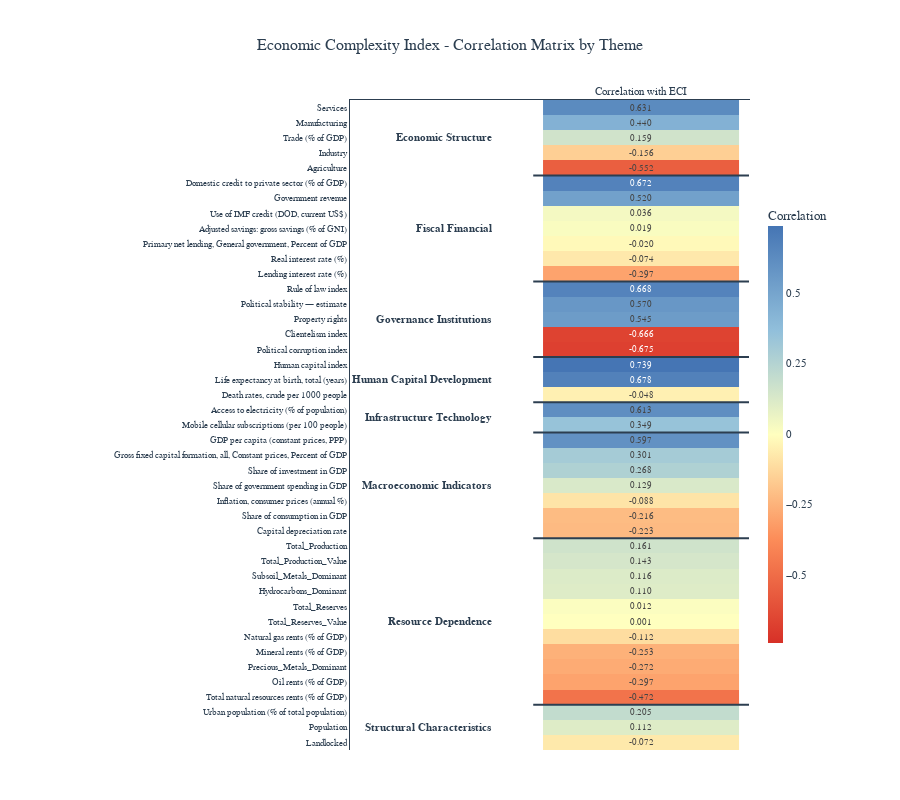

Notebook source saved alongside this figure:
### Markdown cell above
## Heatmap

### Code cell
import plotly.graph_objects as go
import pandas as pd

def create_eci_correlation_heatmap(df, variable_groups, exclude_groups=['identifiers', 'economic_complexity_index']):
    """
    Create a heatmap showing ECI correlation with all variables, grouped by theme
    """
    
    # Collect all variables with their themes and correlations
    data_list = []
    
    for group_name, vars_list in variable_groups.items():
        if group_name in exclude_groups:
            continue
        
        existing_vars = [v for v in vars_list if v in df.columns]
        
        for var in existing_vars:
            # Calculate correlation
            corr = df[['Economic Complexity Index', var]].corr().iloc[0, 1]
            
            data_list.append({
                'Theme': group_name.replace('_', ' ').title(),
                'Variable': var,
                'Correlation': corr
            })
    
    # Create dataframe
    corr_df = pd.DataFrame(data_list)
    
    # Sort by theme first, then by correlation within each theme
    corr_df = corr_df.sort_values(['Theme', 'Correlation'], ascending=[True, False])
    
    # Reset index to get proper ordering
    corr_df = corr_df.reset_index(drop=True)
    
    # Create the heatmap data
    z_values = corr_df['Correlation'].values.reshape(-1, 1)
    y_labels = corr_df['Variable'].tolist()
    
    # Create heatmap
    fig = go.Figure(data=go.Heatmap(
        z=z_values,
        y=y_labels,
        x=['Correlation with ECI'],
        colorscale=[
            [0, '#D73027'],      # Strong negative (red)
            [0.25, '#FC8D59'],   # Moderate negative (orange)
            [0.5, '#FFFFBF'],    # Near zero (light yellow)
            [0.75, '#91BFDB'],   # Moderate positive (light blue)
            [1, '#4575B4']       # Strong positive (dark blue)
        ],
        zmid=0,
        text=z_values,
        texttemplate='%{text:.3f}',
        textfont={"size": 9},
        colorbar=dict(
            title="Correlation",
            tickmode="linear",
            tick0=-1,
            dtick=0.25,
            thickness=15,
            len=0.7
        ),
        hovertemplate='<b>%{y}</b><br>Correlation: %{z:.3f}<extra></extra>'
    ))
    
    # Find theme boundaries and create separators
    theme_boundaries = []
    theme_midpoints = []
    theme_labels = []
    
    current_theme = None
    theme_start = 0
    
    for idx, row in corr_df.iterrows():
        if current_theme != row['Theme']:
            if current_theme is not None:
                # Add boundary line
                theme_boundaries.append(idx - 0.5)
                # Calculate midpoint for previous theme
                theme_midpoints.append((theme_start + idx - 1) / 2)
                theme_labels.append(current_theme)
            
            current_theme = row['Theme']
            theme_start = idx
    
    # Add last theme
    if current_theme is not None:
        theme_midpoints.append((theme_start + len(corr_df) - 1) / 2)
        theme_labels.append(current_theme)
    
    # Update layout
    fig.update_layout(
        title={
            'text': 'Economic Complexity Index - Correlation Matrix by Theme',
            'x': 0.5,
            'xanchor': 'center',
            'font': {'size': 16, 'color': '#2C3E50', 'family': 'Arial, sans-serif'}
        },
        xaxis=dict(
            side='top',
            showgrid=False,
            showline=True,
            linecolor='#2C3E50',
            linewidth=1
        ),
        yaxis=dict(
            showgrid=False,
            showline=True,
            linecolor='#2C3E50',
            linewidth=1,
            tickfont=dict(size=9),
            autorange='reversed'  # This ensures top to bottom ordering
        ),
        plot_bgcolor='white',
        paper_bgcolor='white',
        font=dict(family="Arial, sans-serif", size=11, color='#2C3E50'),
        height=max(800, len(y_labels) * 18),
        width=900,
        margin=dict(l=350, r=150, t=100, b=50)
    )
    
    # Add horizontal lines to separate themes
    shapes = []
    for boundary in theme_boundaries:
        shapes.append(dict(
            type='line',
            x0=-0.55, x1=0.55,
            y0=boundary, y1=boundary,
            line=dict(color='#2C3E50', width=2),
            xref='x',
            yref='y'
        ))
    
    fig.update_layout(shapes=shapes)
    
    # Add theme labels on the left side
    annotations = []
    for label, midpoint in zip(theme_labels, theme_midpoints):
        annotations.append(dict(
            x=-0.75,
            y=midpoint,
            text=f'<b>{label}</b>',
            showarrow=False,
            xanchor='right',
            yanchor='middle',
            font=dict(size=11, color='#2C3E50', family='Arial, sans-serif'),
            xref='x',
            yref='y',
            textangle=0
        ))
    
    fig.update_layout(annotations=annotations)
    
    return fig, corr_df

# Create the heatmap
fig, corr_data = create_eci_correlation_heatmap(master, variable_groups)
fig.show()

# Print summary statistics
print("\nCorrelation Summary by Theme:")
print(corr_data.groupby('Theme')['Correlation'].agg(['mean', 'min', 'max']).round(3))

print("\n\nTop 10 Positive Correlations with ECI:")
print(corr_data.nlargest(10, 'Correlation')[['Variable', 'Theme', 'Correlation']].to_string(index=False))

print("\n\nTop 10 Negative Correlations with ECI:")
print(corr_data.nsmallest(10, 'Correlation')[['Variable', 'Theme', 'Correlation']].to_string(index=False))

# Save
# fig.write_html('eci_correlation_heatmap.html')
# fig.write_image('eci_correlation_heatmap.png', width=900, height=1400, scale=2)

### Figure 1 — Plotly figure (JSON) as saved in the notebook; plotly's stock layout.template omitted (floating-point values rounded to 4 significant figures)
{"data": [{"colorbar": {"dtick": 0.25, "len": 0.7, "thickness": 15, "tick0": -1, "tickmode": "linear", "title": {"text": "Correlation"}}, "colorscale": [[0, "#D73027"], [0.25, "#FC8D59"], [0.5, "#FFFFBF"], [0.75, "#91BFDB"], [1, "#4575B4"]], "hovertemplate": "<b>%{y}</b><br>Correlation: %{z:.3f}<extra></extra>", "text": [[0.6312], [0.44], [0.1593], [-0.1557], [-0.5517], [0.6725], [0.5196], [0.0364], [0.0193], [-0.02038], [-0.07402], [-0.2975], [0.6676], [0.5702], [0.5453], [-0.6657], [-0.6753], [0.7395], [0.6782], [-0.04769], [0.613], [0.3488], [0.5973], [0.3011], [0.2677], [0.129], [-0.08766], [-0.216], [-0.2228], [0.1613], [0.1425], [0.116], [0.1095], [0.01206], [0.0005604], [-0.1118], [-0.2527], [-0.272], [-0.2971], [-0.4724], [0.2046], [0.1118], [-0.07231]], "textfont": {"size": 9}, "texttemplate": "%{text:.3f}", "type": "heatmap", "x": ["Correlation with ECI"], "y": ["Services", "Manufacturing", "Trade (% of GDP)", "Industry", "Agriculture", "Domestic credit to private sector (% of GDP)", "Government revenue", "Use of IMF credit (DOD, current US$)", "Adjusted savings: gross savings (% of GNI)", "Primary net lending, General government, Percent of GDP", "Real interest rate (%)", "Lending interest rate (%)", "Rule of law index", "Political stability — estimate", "Property rights", "Clientelism index", "Political corruption index", "Human capital index", "Life expectancy at birth, total (years)", "Death rates, crude per 1000 people", "Access to electricity (% of population)", "Mobile cellular subscriptions (per 100 people)", "GDP per capita (constant prices, PPP)", "Gross fixed capital formation, all, Constant prices, Percent of GDP", "Share of investment in GDP", "Share of government spending in GDP", "Inflation, consumer prices (annual %)", "Share of consumption in GDP", "Capital depreciation rate", "Total_Production", "Total_Production_Value", "Subsoil_Metals_Dominant", "Hydrocarbons_Dominant", "Total_Reserves", "Total_Reserves_Value", "Natural gas rents (% of GDP)", "Mineral rents (% of GDP)", "Precious_Metals_Dominant", "Oil rents (% of GDP)", "Total natural resources rents (% of GDP)", "Urban population (% of total population)", "Population", "Landlocked"], "z": [[0.6312], [0.44], [0.1593], [-0.1557], [-0.5517], [0.6725], [0.5196], [0.0364], [0.0193], [-0.02038], [-0.07402], [-0.2975], [0.6676], [0.5702], [0.5453], [-0.6657], [-0.6753], [0.7395], [0.6782], [-0.04769], [0.613], [0.3488], [0.5973], [0.3011], [0.2677], [0.129], [-0.08766], [-0.216], [-0.2228], [0.1613], [0.1425], [0.116], [0.1095], [0.01206], [0.0005604], [-0.1118], [-0.2527], [-0.272], [-0.2971], [-0.4724], [0.2046], [0.1118], [-0.07231]], "zmid": 0}], "layout": {"annotations": [{"font": {"color": "#2C3E50", "family": "Arial, sans-serif", "size": 11}, "showarrow": false, "text": "<b>Economic Structure</b>", "textangle": 0, "x": -0.75, "xanchor": "right", "xref": "x", "y": 2, "yanchor": "middle", "yref": "y"}, {"font": {"color": "#2C3E50", "family": "Arial, sans-serif", "size": 11}, "showarrow": false, "text": "<b>Fiscal Financial</b>", "textangle": 0, "x": -0.75, "xanchor": "right", "xref": "x", "y": 8, "yanchor": "middle", "yref": "y"}, {"font": {"color": "#2C3E50", "family": "Arial, sans-serif", "size": 11}, "showarrow": false, "text": "<b>Governance Institutions</b>", "textangle": 0, "x": -0.75, "xanchor": "right", "xref": "x", "y": 14, "yanchor": "middle", "yref": "y"}, {"font": {"color": "#2C3E50", "family": "Arial, sans-serif", "size": 11}, "showarrow": false, "text": "<b>Human Capital Development</b>", "textangle": 0, "x": -0.75, "xanchor": "right", "xref": "x", "y": 18, "yanchor": "middle", "yref": "y"}, {"font": {"color": "#2C3E50", "family": "Arial, sans-serif", "size": 11}, "showarrow": false, "text": "<b>Infrastructure Technology</b>", "textangle": 0, "x": -0.75, "xanchor": "right", "xref": "x", "y": 20.5, "yanchor": "middle", "yref": "y"}, {"font": {"color": "#2C3E50", "family": "Arial, sans-serif", "size": 11}, "showarrow": false, "text": "<b>Macroeconomic Indicators</b>", "textangle": 0, "x": -0.75, "xanchor": "right", "xref": "x", "y": 25, "yanchor": "middle", "yref": "y"}, {"font": {"color": "#2C3E50", "family": "Arial, sans-serif", "size": 11}, "showarrow": false, "text": "<b>Resource Dependence</b>", "textangle": 0, "x": -0.75, "xanchor": "right", "xref": "x", "y": 34, "yanchor": "middle", "yref": "y"}, {"font": {"color": "#2C3E50", "family": "Arial, sans-serif", "size": 11}, "showarrow": false, "text": "<b>Structural Characteristics</b>", "textangle": 0, "x": -0.75, "xanchor": "right", "xref": "x", "y": 41, "yanchor": "middle", "yref": "y"}], "font": {"color": "#2C3E50", "family": "Arial, sans-serif", "size": 11}, "height": 800, "margin": {"b": 50, "l": 350, "r": 150, "t": 100}, "paper_bgcolor": "white", "plot_bgcolor": "white", "shapes": [{"line": {"color": "#2C3E50", "width": 2}, "type": "line", "x0": -0.55, "x1": 0.55, "xref": "x", "y0": 4.5, "y1": 4.5, "yref": "y"}, {"line": {"color": "#2C3E50", "width": 2}, "type": "line", "x0": -0.55, "x1": 0.55, "xref": "x", "y0": 11.5, "y1": 11.5, "yref": "y"}, {"line": {"color": "#2C3E50", "width": 2}, "type": "line", "x0": -0.55, "x1": 0.55, "xref": "x", "y0": 16.5, "y1": 16.5, "yref": "y"}, {"line": {"color": "#2C3E50", "width": 2}, "type": "line", "x0": -0.55, "x1": 0.55, "xref": "x", "y0": 19.5, "y1": 19.5, "yref": "y"}, {"line": {"color": "#2C3E50", "width": 2}, "type": "line", "x0": -0.55, "x1": 0.55, "xref": "x", "y0": 21.5, "y1": 21.5, "yref": "y"}, {"line": {"color": "#2C3E50", "width": 2}, "type": "line", "x0": -0.55, "x1": 0.55, "xref": "x", "y0": 28.5, "y1": 28.5, "yref": "y"}, {"line": {"color": "#2C3E50", "width": 2}, "type": "line", "x0": -0.55, "x1": 0.55, "xref": "x", "y0": 39.5, "y1": 39.5, "yref": "y"}], "title": {"font": {"color": "#2C3E50", "family": "Arial, sans-serif", "size": 16}, "text": "Economic Complexity Index - Correlation Matrix by Theme", "x": 0.5, "xanchor": "center"}, "width": 900, "xaxis": {"linecolor": "#2C3E50", "linewidth": 1, "showgrid": false, "showline": true, "side": "top"}, "yaxis": {"autorange": "reversed", "linecolor": "#2C3E50", "linewidth": 1, "showgrid": false, "showline": true, "tickfont": {"size": 9}}}}
